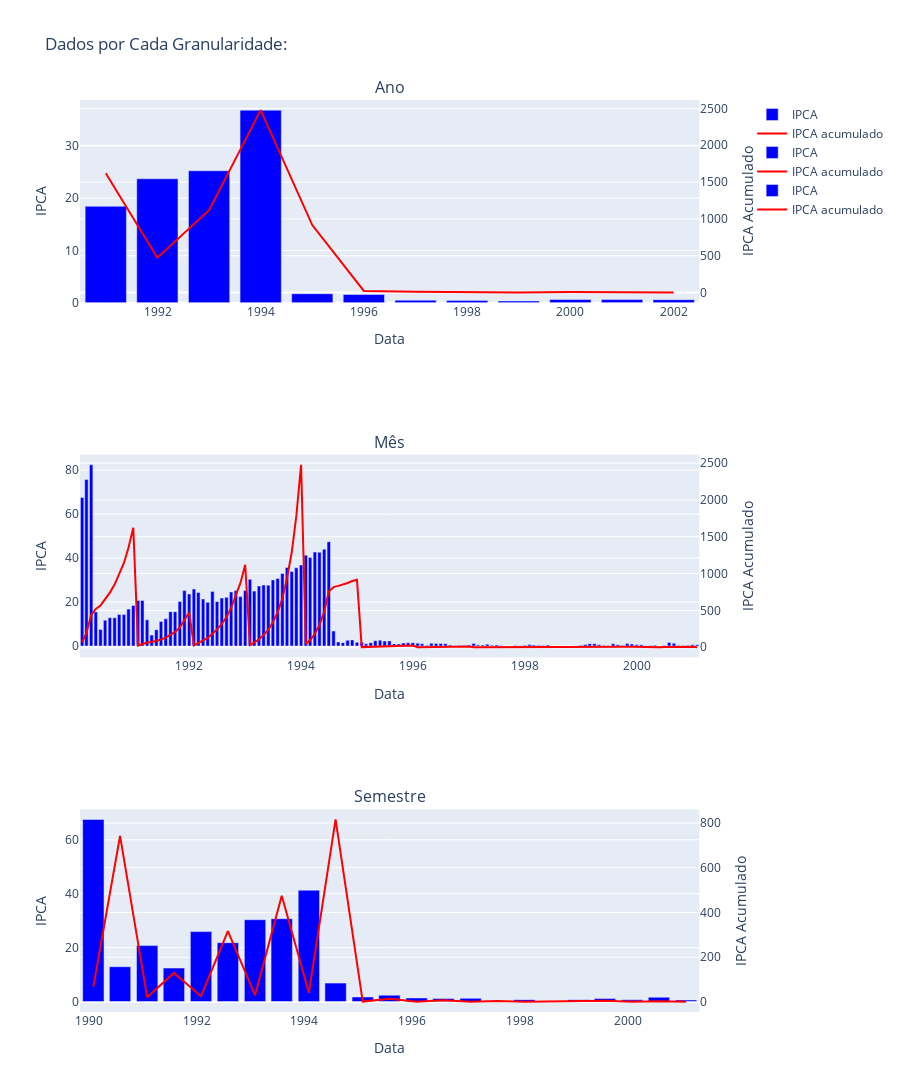

Write notebook code for a chart like this one.
### Markdown cell above
### <center>IPCA

### Code cell
granularidade = {'Ano': 'Y', 'Mês': 'M', 'Semestre': '6M'}

fig = make_subplots(

    rows=3, cols=1, 

    subplot_titles=list(granularidade.keys()),

    specs=[[{"secondary_y": True}]] * 3 

)

count1 = 1

for i in list(granularidade.values()):

    tempo = base_ipca.resample(i).last()

    fig.add_trace(

        go.Bar(x=tempo.index, y=tempo['ipca_variacao'], name='IPCA', marker_color='blue'),

        row=count1, col=1, secondary_y=False

    )

    fig.add_trace(

        go.Scatter(x=tempo.index, y=tempo['ipca_acumulado_ano'], name='IPCA acumulado', mode='lines', line=dict(color='red')),

        row=count1, col=1, secondary_y=True

    )

    fig.update_xaxes(title_text="Data", row=count1, col=1)

    fig.update_yaxes(title_text="IPCA", row=count1, col=1, secondary_y=False)

    fig.update_yaxes(title_text="IPCA Acumulado", row=count1, col=1, secondary_y=True)

    count1 += 1

fig.update_layout(height=1100, width=900, title_text="Dados por Cada Granularidade:")

fig.show()

### Figure 1 — Plotly figure (JSON) as saved in the notebook; plotly's stock layout.template omitted (floating-point values rounded to 4 significant figures; data arrays with more than 128 entries replaced by an {"elided": "..."} marker saying what was removed)
{"data": [{"marker": {"color": "blue"}, "name": "IPCA", "type": "bar", "x": ["1990-12-31T00:00:00", "1991-12-31T00:00:00", "1992-12-31T00:00:00", "1993-12-31T00:00:00", "1994-12-31T00:00:00", "1995-12-31T00:00:00", "1996-12-31T00:00:00", "1997-12-31T00:00:00", "1998-12-31T00:00:00", "1999-12-31T00:00:00", "2000-12-31T00:00:00", "2001-12-31T00:00:00"], "xaxis": "x", "y": [18.44, 23.71, 25.24, 36.84, 1.71, 1.56, 0.47, 0.43, 0.33, 0.6, 0.59, 0.57], "yaxis": "y"}, {"line": {"color": "red"}, "mode": "lines", "name": "IPCA acumulado", "type": "scatter", "x": ["1990-12-31T00:00:00", "1991-12-31T00:00:00", "1992-12-31T00:00:00", "1993-12-31T00:00:00", "1994-12-31T00:00:00", "1995-12-31T00:00:00", "1996-12-31T00:00:00", "1997-12-31T00:00:00", "1998-12-31T00:00:00", "1999-12-31T00:00:00", "2000-12-31T00:00:00", "2001-12-31T00:00:00"], "xaxis": "x", "y": [1621.0, 472.7, 1119.0, 2477.0, 916.5, 22.41, 9.56, 5.22, 1.65, 8.94, 5.97, 0.57], "yaxis": "y2"}, {"marker": {"color": "blue"}, "name": "IPCA", "type": "bar", "x": {"elided": "133 str values"}, "xaxis": "x2", "y": {"elided": "133 float values"}, "yaxis": "y3"}, {"line": {"color": "red"}, "mode": "lines", "name": "IPCA acumulado", "type": "scatter", "x": {"elided": "133 str values"}, "xaxis": "x2", "y": {"elided": "133 float values"}, "yaxis": "y4"}, {"marker": {"color": "blue"}, "name": "IPCA", "type": "bar", "x": ["1990-01-31T00:00:00", "1990-07-31T00:00:00", "1991-01-31T00:00:00", "1991-07-31T00:00:00", "1992-01-31T00:00:00", "1992-07-31T00:00:00", "1993-01-31T00:00:00", "1993-07-31T00:00:00", "1994-01-31T00:00:00", "1994-07-31T00:00:00", "1995-01-31T00:00:00", "1995-07-31T00:00:00", "1996-01-31T00:00:00", "1996-07-31T00:00:00", "1997-01-31T00:00:00", "1997-07-31T00:00:00", "1998-01-31T00:00:00", "1998-07-31T00:00:00", "1999-01-31T00:00:00", "1999-07-31T00:00:00", "2000-01-31T00:00:00", "2000-07-31T00:00:00", "2001-01-31T00:00:00"], "xaxis": "x3", "y": [67.55, 12.92, 20.75, 12.41, 25.94, 21.83, 30.35, 30.72, 41.31, 6.84, 1.7, 2.36, 1.34, 1.11, 1.18, 0.22, 0.71, -0.12, 0.7, 1.09, 0.62, 1.61, 0.57], "yaxis": "y5"}, {"line": {"color": "red"}, "mode": "lines", "name": "IPCA acumulado", "type": "scatter", "x": ["1990-01-31T00:00:00", "1990-07-31T00:00:00", "1991-01-31T00:00:00", "1991-07-31T00:00:00", "1992-01-31T00:00:00", "1992-07-31T00:00:00", "1993-01-31T00:00:00", "1993-07-31T00:00:00", "1994-01-31T00:00:00", "1994-07-31T00:00:00", "1995-01-31T00:00:00", "1995-07-31T00:00:00", "1996-01-31T00:00:00", "1996-07-31T00:00:00", "1997-01-31T00:00:00", "1997-07-31T00:00:00", "1998-01-31T00:00:00", "1998-07-31T00:00:00", "1999-01-31T00:00:00", "1999-07-31T00:00:00", "2000-01-31T00:00:00", "2000-07-31T00:00:00", "2001-01-31T00:00:00"], "xaxis": "x3", "y": [67.55, 742.2, 20.75, 130, 25.94, 316.8, 30.35, 475.0, 41.31, 815.9, 1.7, 14.84, 1.34, 7.74, 1.18, 4.31, 0.71, 2.17, 0.7, 5.09, 0.62, 3.28, 0.57], "yaxis": "y6"}], "layout": {"annotations": [{"font": {"size": 16}, "showarrow": false, "text": "Ano", "x": 0.47, "xanchor": "center", "xref": "paper", "y": 1, "yanchor": "bottom", "yref": "paper"}, {"font": {"size": 16}, "showarrow": false, "text": "Mês", "x": 0.47, "xanchor": "center", "xref": "paper", "y": 0.6111, "yanchor": "bottom", "yref": "paper"}, {"font": {"size": 16}, "showarrow": false, "text": "Semestre", "x": 0.47, "xanchor": "center", "xref": "paper", "y": 0.2222, "yanchor": "bottom", "yref": "paper"}], "height": 1100, "title": {"text": "Dados por Cada Granularidade:"}, "width": 900, "xaxis": {"anchor": "y", "domain": [0, 0.94], "title": {"text": "Data"}}, "xaxis2": {"anchor": "y3", "domain": [0, 0.94], "title": {"text": "Data"}}, "xaxis3": {"anchor": "y5", "domain": [0, 0.94], "title": {"text": "Data"}}, "yaxis": {"anchor": "x", "domain": [0.7778, 1], "title": {"text": "IPCA"}}, "yaxis2": {"anchor": "x", "overlaying": "y", "side": "right", "title": {"text": "IPCA Acumulado"}}, "yaxis3": {"anchor": "x2", "domain": [0.3889, 0.6111], "title": {"text": "IPCA"}}, "yaxis4": {"anchor": "x2", "overlaying": "y3", "side": "right", "title": {"text": "IPCA Acumulado"}}, "yaxis5": {"anchor": "x3", "domain": [0, 0.2222], "title": {"text": "IPCA"}}, "yaxis6": {"anchor": "x3", "overlaying": "y5", "side": "right", "title": {"text": "IPCA Acumulado"}}}}
